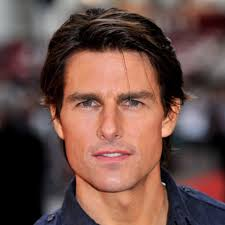
#> input picture TestImages/download.jpg, 225 x 225 px
$ python test.py
#> lines starting #> are read from the running program, lines starting #| are printed output that depends on the picture
### faceRecognition.py
import cv2
import os
import numpy as np

def faceDetection(test_img):
    gray_img=cv2.cvtColor(test_img,cv2.COLOR_BGR2GRAY)
    face_haar_cascade=cv2.CascadeClassifier('C:\\Users\\Cooper\\Desktop\\faceregonation\\HaarCascade\\haarcascade_frontalface_default.xml')
    faces=face_haar_cascade.detectMultiScale(gray_img,scaleFactor=1.32,minNeighbors=5)
    return faces,gray_img

def labels_for_training_data(directory):
    faces=[]
    faceID=[]

    for path,subdirnames,filenames in os.walk(directory):
        for filename in filenames:
            if filename.startswith("."):
                print("Skipping system file")
                continue

            id=os.path.basename(path)
            img_path=os.path.join(path,filename)
            print("img_path:",img_path)
            print("id:",id)
            test_img=cv2.imread(img_path)
            if test_img is None:
                print("Image not loaded properly")
                continue
            faces_rect,gray_img=faceDetection(test_img)
            if len(faces_rect)!=1:
               continue
            (x,y,w,h)=faces_rect[0]
            roi_gray=gray_img[y:y+w,x:x+h]
            faces.append(roi_gray)
            faceID.append(int(id))
    return faces,faceID

def train_classifier(faces,faceID):
    face_recognizer=cv2.face.LBPHFaceRecognizer_create()
    face_recognizer.train(faces,np.array(faceID))
    return face_recognizer

def draw_rect(test_img,face):
    (x,y,w,h)=face
    cv2.rectangle(test_img,(x,y),(x+w,y+h),(255,0,0),thickness=5)

def put_text(test_img,text,x,y):
    cv2.putText(test_img,text,(x,y),cv2.FONT_HERSHEY_DUPLEX,2,(255,0,0),4)

### test.py
import cv2
import os
import numpy as np
import faceRecognition as fr

test_img=cv2.imread('TestImages/download.jpg')#test_img path
#> test_img is the input picture: shape (225, 225, 3); mean B, G, R 72, 78.7, 109
faces_detected,gray_img=fr.faceDetection(test_img)
#> in faceDetection, `gray_img=cv2.cvtColor(test_img,cv2.COLOR_BGR2GRAY)`:
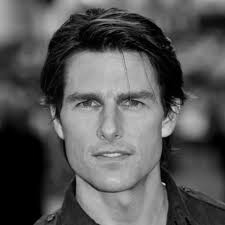
#> gray_img: shape (225, 225); min 0, max 212, mean 87
#> in faceDetection, `faces=face_haar_cascade.detectMultiScale(gray_img,scaleFactor=1.32,min..`: faces = [[46, 52, 132, 132]]
#> faces_detected = [[46, 52, 132, 132]]
print("faces_detected:",faces_detected)
#| faces_detected: [[ 46  52 132 132]]

faces,faceID=fr.labels_for_training_data('trainingImages')
#> pass 2 of the loop in labels_for_training_data, `for path,subdirnames,filenames in os.walk(directory):`:
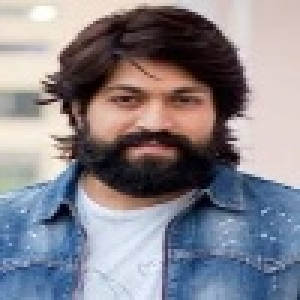
#> input picture trainingImages/0/frame10.jpg, 100 x 100 px (shown 3 times larger)
#> in labels_for_training_data, test_img is the input picture: shape (100, 100, 3); mean B, G, R 139.9, 131.9, 134.9
#> in faceDetection (call 2), `gray_img=cv2.cvtColor(test_img,cv2.COLOR_BGR2GRAY)`:
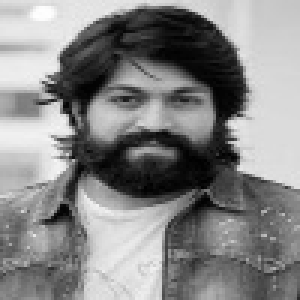
#> gray_img: shape (100, 100) (shown 3 times larger); min 0, max 254, mean 133.7
#> faces = ()
#> (the run stopped early here; a loop or call above may not have finished)
